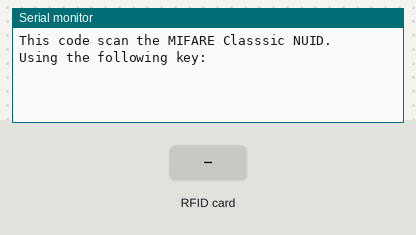
The sketch below on a simulated ESP32. On the bench: the last lines printed to the serial monitor. The test bench sets the inputs (shaded band). Storage starts empty.

Above: at 1.3 s.
1.4 s: RFID card B7 66 66 43 held to the reader
At 1.7 s:
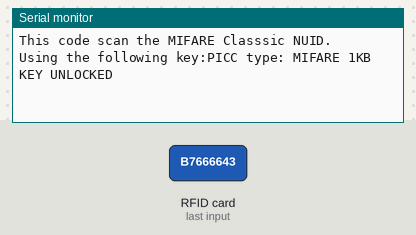
2.9 s: RFID card 5E 7A 19 C4 held to the reader
At 3.3 s:
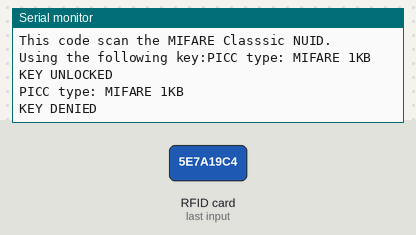

The sketch:

ME310_KEY.ino
```cpp
#include <SPI.h>
#include <MFRC522.h>
#include "WiFi.h"
#include "ESPAsyncWebServer.h"
#include "SPIFFS.h"

#define SS_PIN 5
#define RST_PIN 14

MFRC522 rfid(SS_PIN, RST_PIN); // Instance of the class

MFRC522::MIFARE_Key key;

// Init array that will store new NUID
byte nuidPICC[4] = {0xB7, 0x66, 0x66, 0x43};

// 自分の環境によって置き換え
const char* ssid = "TABEBOX";
const char* password = "tabeboxme310";
const IPAddress ip(192,168,0,1);
const IPAddress subnet(255,255,255,0);

// GPIOの２番ピンをkeyPinとして設定
const int keyPin = 2;
// KEYの状態を保持する変数
String keyState;

// ポート80にサーバーを設定
AsyncWebServer server(80);

// 実際のピン出力によってhtmlファイル内のSTATEの文字を変える
String processor(const String& var) {
  Serial.println(var);
  if (var == "STATE") {
    if (digitalRead(keyPin)) {
      keyState = "LOCKED";
    }
    else {
      keyState = "UNLOCKED";
    }
    Serial.print(keyState);
    return keyState;
  }
  return String();
}

void setup() {
  Serial.begin(115200);
  pinMode(keyPin, OUTPUT); //GPIO02をアウトプットに
  SPI.begin(); // Init SPI bus
  rfid.PCD_Init(); // Init MFRC522

  for (byte i = 0; i < 6; i++) {
    key.keyByte[i] = 0xFF;
  }

  Serial.println(F("This code scan the MIFARE Classsic NUID."));
  Serial.print(F("Using the following key:"));
  // SPIFFSのセットアップ
  if (!SPIFFS.begin(true)) {
    Serial.println("An Error has occurred while mounting SPIFFS");
    return;
  }

  WiFi.softAP(ssid,password);
  delay(100);
  WiFi.softAPConfig(ip,ip,subnet);
  IPAddress serverIP = WiFi.softAPIP();

  // サーバーのルートディレクトリにアクセスされた時のレスポンス
  server.on("/", HTTP_GET, [](AsyncWebServerRequest * request) {
    request->send(SPIFFS, "/index.html", String(), false, processor);
  });

  // style.cssにアクセスされた時のレスポンス
  server.on("/style.css", HTTP_GET, [](AsyncWebServerRequest * request) {
    request->send(SPIFFS, "/style.css", "text/css");
  });

  // Onボタンが押された時のレスポンス
  server.on("/on", HTTP_GET, [](AsyncWebServerRequest * request) {
    digitalWrite(keyPin, HIGH);
    request->send(SPIFFS, "/index.html", String(), false, processor);
  });

  // Offボタンが押された時のレスポンス
  server.on("/off", HTTP_GET, [](AsyncWebServerRequest * request) {
    digitalWrite(keyPin, LOW);
    request->send(SPIFFS, "/index.html", String(), false, processor);
  });

  // サーバースタート
  server.begin();
}

void loop() {
   // Reset the loop if no new card present on the sensor/reader. This saves the entire process when idle.
  if ( ! rfid.PICC_IsNewCardPresent())
    return;

  // Verify if the NUID has been readed
  if ( ! rfid.PICC_ReadCardSerial())
    return;

  Serial.print(F("PICC type: "));
  MFRC522::PICC_Type piccType = rfid.PICC_GetType(rfid.uid.sak);
  Serial.println(rfid.PICC_GetTypeName(piccType));

  // Check is the PICC of Classic MIFARE type
  if (piccType != MFRC522::PICC_TYPE_MIFARE_MINI &&
    piccType != MFRC522::PICC_TYPE_MIFARE_1K &&
    piccType != MFRC522::PICC_TYPE_MIFARE_4K) {
    Serial.println(F("Your tag is not of type MIFARE Classic."));
    return;
  }

  if (rfid.uid.uidByte[0] == nuidPICC[0] ||
    rfid.uid.uidByte[1] == nuidPICC[1] ||
    rfid.uid.uidByte[2] == nuidPICC[2] ||
    rfid.uid.uidByte[3] == nuidPICC[3] ) {
    Serial.println(F("KEY UNLOCKED"));
    digitalWrite(keyPin, LOW);
  }
  else{
    digitalWrite(keyPin, HIGH);
    Serial.println(F("KEY DENIED"));
  }


  // Halt PICC
  rfid.PICC_HaltA();

  // Stop encryption on PCD
  rfid.PCD_StopCrypto1();
}
```

Measured:
- after the input at 1.4 s, the serial monitor: prints a new line at once (image 1)
- after the input at 2.9 s, the serial monitor: prints a new line at once (image 2)
